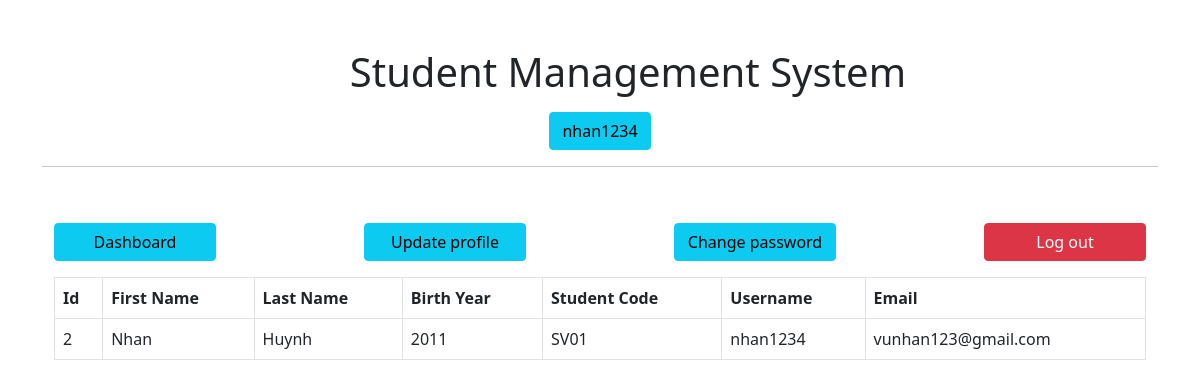
Screenshot of /user/dashboard (signed in) with the database file from the repository.
### main.py (models this page shows, shortened)
class User(db.Model):
    id = db.Column(db.Integer, primary_key=True)
    fname = db.Column(db.String(255), nullable=False)
    lname = db.Column(db.String(255), nullable=False)
    email = db.Column(db.String(255), nullable=False)
    student_code = db.Column(db.String(50), nullable=True)
    birth_year = db.Column(db.Integer, nullable=True)
    username = db.Column(db.String(255), nullable=False)
    password = db.Column(db.String(255), nullable=False)
    role = db.Column(db.String(50), default='user', nullable=False)  # Thêm cột role
    status = db.Column(db.Integer, default=0, nullable=False)
    id_class = db.Column(db.Integer, db.ForeignKey('class.id_class'), nullable=True)

### main.py (the view)
@app.route('/user/dashboard')
def userDashboard():
    if not session.get('user_id'):
        return redirect('/user/')
    user = User.query.get(session.get('user_id'))
    if user.role != "user":
        flash("Access denied: You are not authorized to access this page.", "danger")
        return redirect('/user/')
    return render_template('user/dashboard.html', title="User Dashboard", users=user)

### templates/user/dashboard.html (shortened to what this page needs)
{% extends "user/layout.html" %}
{% block content %}
<div class="container">
    {% include 'user/navbar.html' %}
    <div class="container">
        <div class="my-2">
            <div class="table-responsive">
                <table class="table table-bordered">
                    <thead>
                        <tr>
                            <th>Id</th>
                            <th>First Name</th>
                            <th>Last Name</th>
                            <th>Birth Year</th>
                            <th>Student Code</th>
                            <th>Username</th>
                            <th>Email</th>
                        </tr>
                    </thead>
                    <tbody>
                        <tr>
                            <td>{{users.id}}</td>
                            <td>{{users.fname}}</td>
                            <td>{{users.lname}}</td>
                            <td>{{users.birth_year}}</td>
                            <td>{{users.student_code}}</td>
                            <td>{{users.username}}</td>
                            <td>{{users.email}}</td>
                        </tr>
                    </tbody>
                </table>
            </div>
        </div>
    </div>
</div>
{% endblock content %}

### templates/user/layout.html (shortened to what this page needs)
<!DOCTYPE html>
<html lang="en">
<head>
    <link href="https://cdn.jsdelivr.net/npm/bootstrap@5.0.2/dist/css/bootstrap.min.css" rel="stylesheet"
>
</head>
<body>
    <div class="container my-5">
        <div class="d-flex justify-content-center align-items-center">
            <h1>Student Management System</h1>
        </div>
        <div class="text-center my-2">
            {% if session.get('user_id') %}
            <a href="/user/dashboard" class="btn btn-info">{{session.username}}</a>
            {% endif %}
        </div>
        <hr>
    </div>
    {% block content %} {% endblock content %}
</body>
</html>

### rows the page displays
User: username "nhan1234", id "2", fname "Nhan", lname "Huynh", birth_year "2011", student_code "SV01", email "vunhan123@gmail.com"
